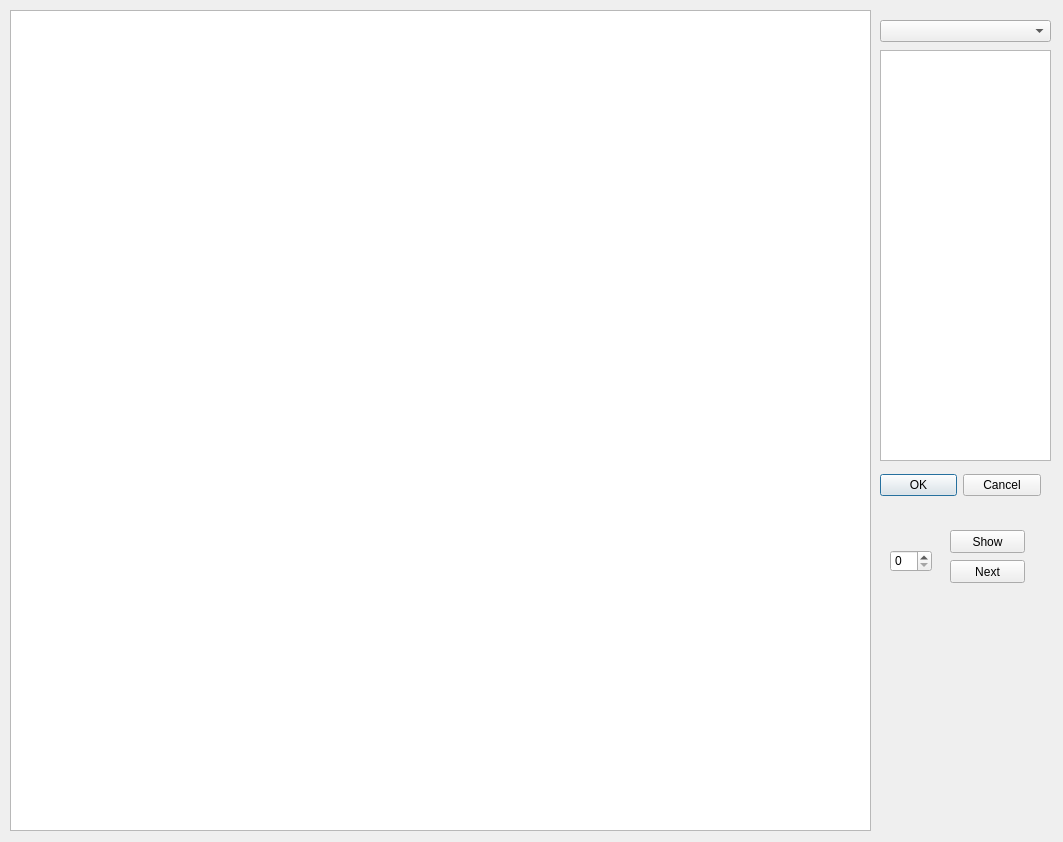
<?xml version="1.0" encoding="UTF-8"?>
<ui version="4.0">
 <class>SpotguideShowImageDlgDesign</class>
 <widget class="QDialog" name="SpotguideShowImageDlgDesign">
  <property name="geometry">
   <rect>
    <x>0</x>
    <y>0</y>
    <width>1063</width>
    <height>842</height>
   </rect>
  </property>
  <property name="windowTitle">
   <string>Spotguide Image</string>
  </property>
  <widget class="QSplitter" name="splitter">
   <property name="geometry">
    <rect>
     <x>880</x>
     <y>470</y>
     <width>161</width>
     <height>31</height>
    </rect>
   </property>
   <property name="orientation">
    <enum>Qt::Horizontal</enum>
   </property>
   <widget class="QDialogButtonBox" name="button_box">
    <property name="orientation">
     <enum>Qt::Horizontal</enum>
    </property>
    <property name="standardButtons">
     <set>QDialogButtonBox::Cancel|QDialogButtonBox::Ok</set>
    </property>
   </widget>
  </widget>
  <widget class="QGraphicsView" name="graphicsViewShowImage">
   <property name="geometry">
    <rect>
     <x>10</x>
     <y>10</y>
     <width>861</width>
     <height>821</height>
    </rect>
   </property>
  </widget>
  <widget class="QTextEdit" name="textEditFeatureInfo">
   <property name="geometry">
    <rect>
     <x>880</x>
     <y>50</y>
     <width>171</width>
     <height>411</height>
    </rect>
   </property>
   <property name="readOnly">
    <bool>true</bool>
   </property>
  </widget>
  <widget class="QComboBox" name="comboBoxSelectArc2">
   <property name="geometry">
    <rect>
     <x>880</x>
     <y>20</y>
     <width>171</width>
     <height>22</height>
    </rect>
   </property>
  </widget>
  <widget class="QPushButton" name="pushButtonNext">
   <property name="geometry">
    <rect>
     <x>950</x>
     <y>560</y>
     <width>75</width>
     <height>23</height>
    </rect>
   </property>
   <property name="text">
    <string>Next</string>
   </property>
  </widget>
  <widget class="QSpinBox" name="spinBoxCurId">
   <property name="geometry">
    <rect>
     <x>890</x>
     <y>550</y>
     <width>42</width>
     <height>22</height>
    </rect>
   </property>
  </widget>
  <widget class="QPushButton" name="pushButtonShow">
   <property name="geometry">
    <rect>
     <x>950</x>
     <y>530</y>
     <width>75</width>
     <height>23</height>
    </rect>
   </property>
   <property name="text">
    <string>Show</string>
   </property>
  </widget>
 </widget>
 <resources/>
 <connections>
  <connection>
   <sender>button_box</sender>
   <signal>accepted()</signal>
   <receiver>SpotguideShowImageDlgDesign</receiver>
   <slot>accept()</slot>
   <hints>
    <hint type="sourcelabel">
     <x>20</x>
     <y>20</y>
    </hint>
    <hint type="destinationlabel">
     <x>20</x>
     <y>20</y>
    </hint>
   </hints>
  </connection>
  <connection>
   <sender>button_box</sender>
   <signal>rejected()</signal>
   <receiver>SpotguideShowImageDlgDesign</receiver>
   <slot>reject()</slot>
   <hints>
    <hint type="sourcelabel">
     <x>20</x>
     <y>20</y>
    </hint>
    <hint type="destinationlabel">
     <x>20</x>
     <y>20</y>
    </hint>
   </hints>
  </connection>
 </connections>
</ui>
